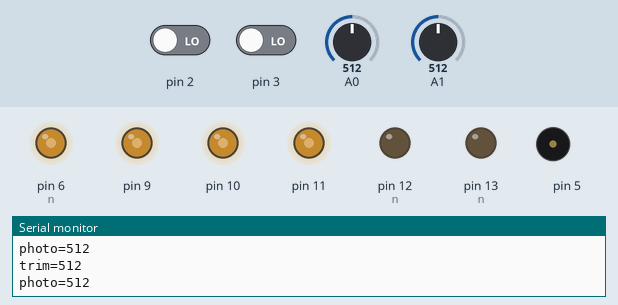
A sketch run on a simulated Arduino Uno, built with avr-gcc and run on an emulated ATmega328P. Shown: output pins drawn as LEDs (lit = HIGH), buzzer (waves = sounding), the last lines printed to the serial monitor. Inputs (shaded band) come from the test bench; at power-on: pin 2 LOW, pin 3 LOW, A0 = 512, A1 = 512.

Above: at 2.9 s.
3.0 s: pin 2 driven HIGH
At 3.7 s:
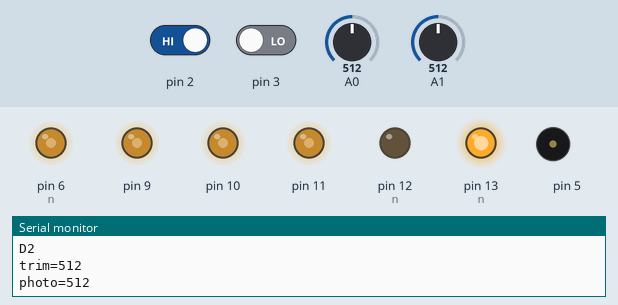
4.5 s: pin 3 driven HIGH
At 5.3 s:
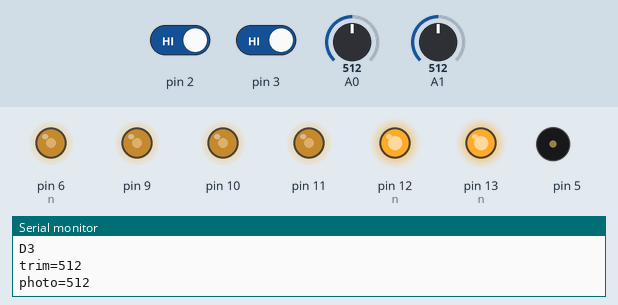
6.0 s: A0 set to 109
At 6.8 s:
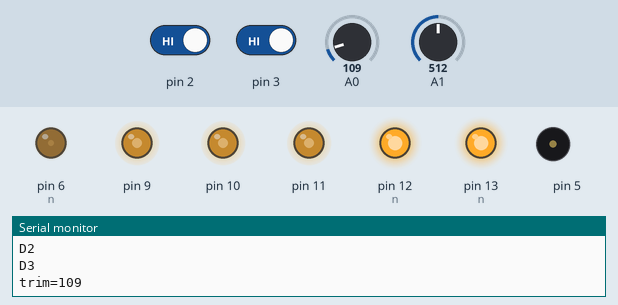
7.5 s: A0 set to 92
At 8.2 s:
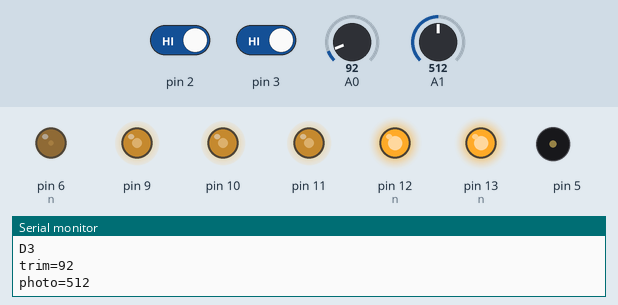
10.5 s: A1 set to 108
At 11.7 s:
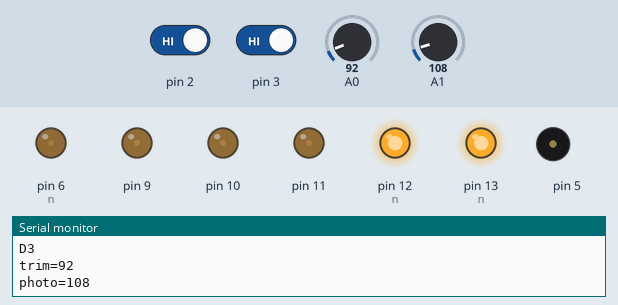
12.0 s: A1 set to 89
At 13.5 s:
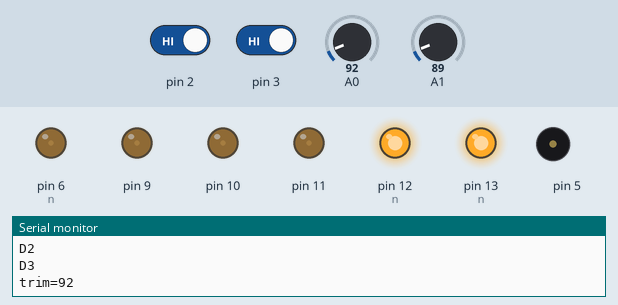
Timing chart, 0 to 14.5 s (numbered marks = the images above; inputs shaded):
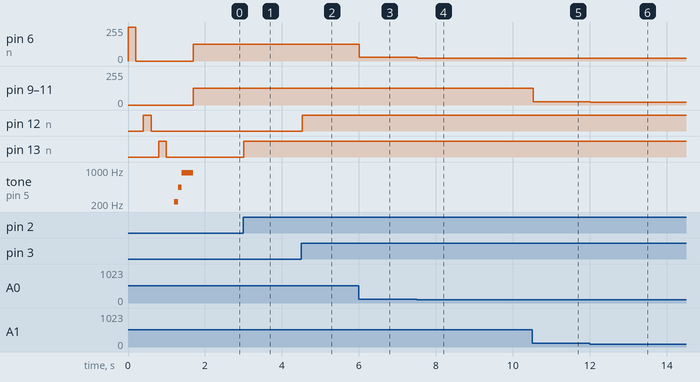

Measured:
- after the input at 3.0 s, pin 13 (n): LOW → HIGH at once
- after the input at 4.5 s, pin 12 (n): LOW → HIGH at once
- after the input at 6.0 s, pin 6 (n): 127/255 → 27/255 at once
- after the input at 7.5 s, pin 6 (n): 27/255 → 22/255 at once
- after the input at 10.5 s, pin 9–11: 127/255 → 26/255 at once
- after the input at 12.0 s, pin 9–11: 26/255 → 22/255 at once

The sketch:

test-shield.ino
```cpp
void setup() {
  pinMode(13, OUTPUT);
  pinMode(12, OUTPUT);
  pinMode(6, OUTPUT);

  pinMode(2, INPUT);
  pinMode(3, INPUT);

  Serial.begin(9600);

  int n = 6;
  blink(n);
  n = 12;
  blink(n);
  n = 13;
  blink(n);

  tone(5, 220);
  delay(100);
  tone(5, 440);
  delay(100);
  tone(5, 880);
  delay(300);
  noTone(5);
}

void loop() {
  if (digitalRead(2)) {
    Serial.println("D2");
    digitalWrite(13, HIGH);
  } else {
    digitalWrite(13, LOW);
  }

  if (digitalRead(3)) {
    Serial.println("D3");
    digitalWrite(12, HIGH);
  } else {
    digitalWrite(12, LOW);
  }

  int t = analogRead(A0);
  Serial.print("trim=");
  Serial.println(t);
  analogWrite(6, map(t, 0, 1023, 0, 255));

  int v = analogRead(A1);
  Serial.print("photo=");
  Serial.println(v);
  int x = map(v, 0, 1023, 0, 255);
  analogWrite(9, x);
  analogWrite(10, x);
  analogWrite(11, x);

}

void blink(int n) {
  digitalWrite(n, HIGH);
  delay(200);
  digitalWrite(n, LOW);
  delay(200);
}
```
